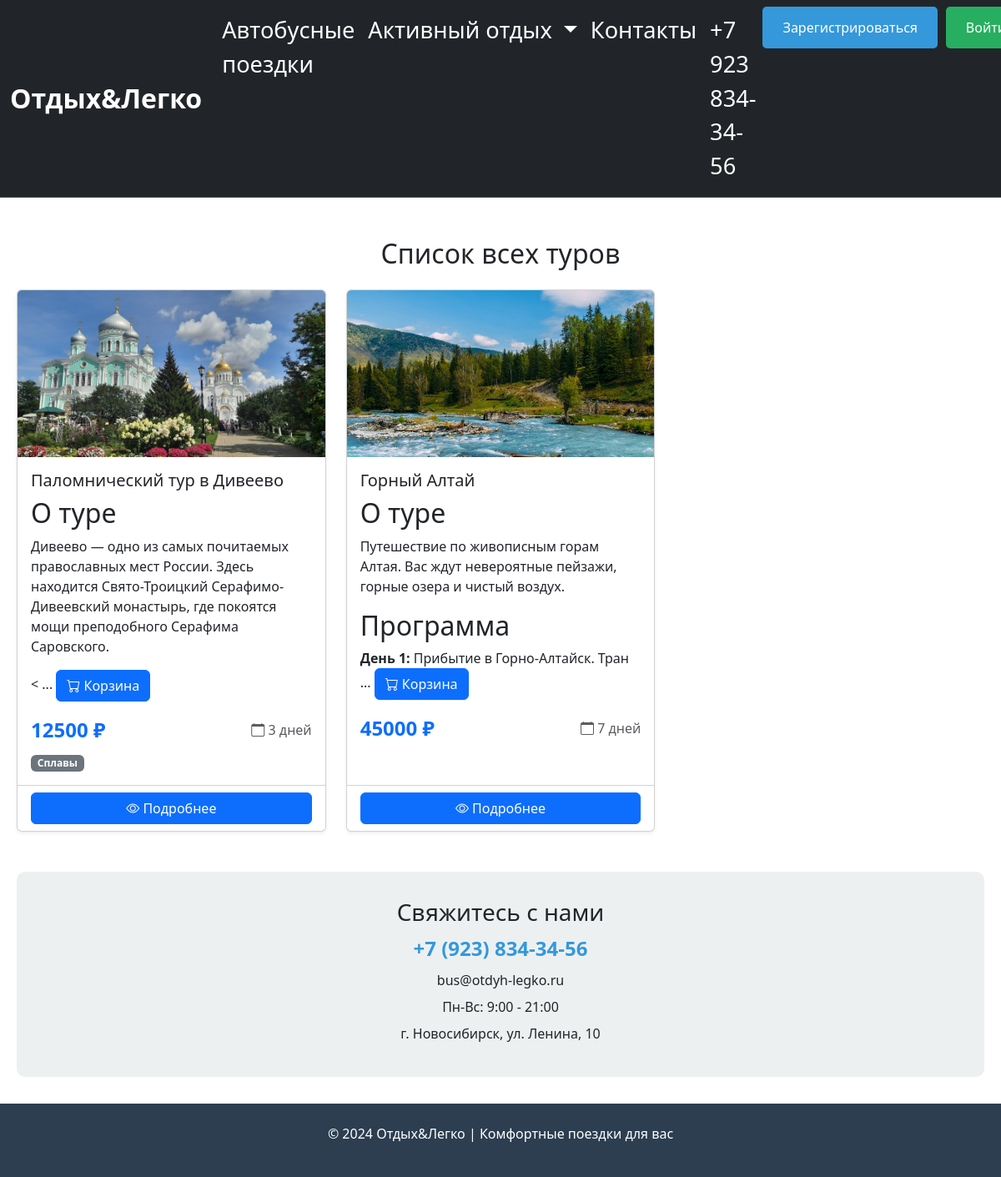
The app's page /tours/active, older data.
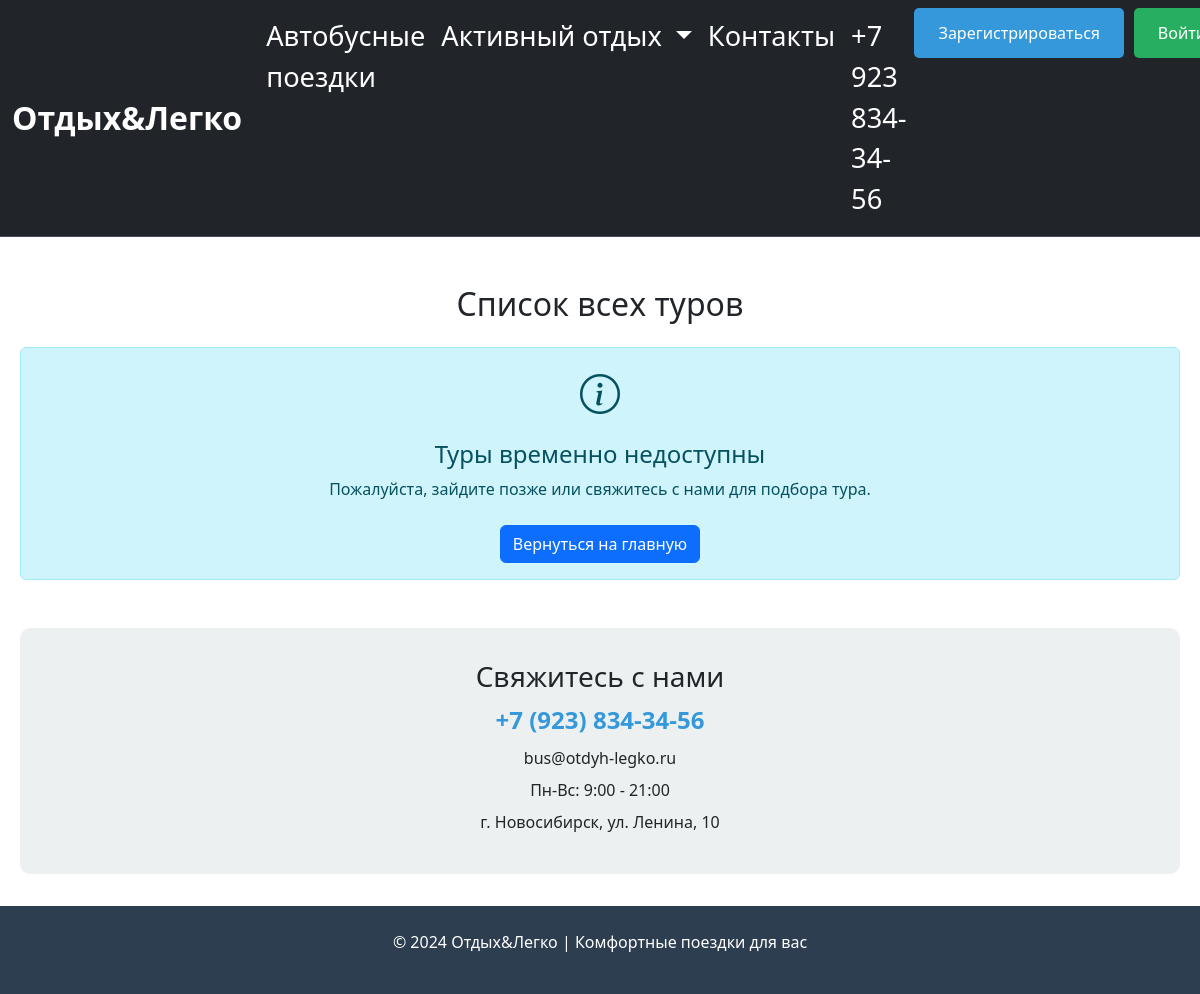
The same page, newer data.
### data/tours.py (models this page shows, shortened)
class Tours(SqlAlchemyBase, SerializerMixin):
    __tablename__ = 'tours'
    id = sqlalchemy.Column(sqlalchemy.Integer,
                           primary_key=True, autoincrement=True)
    category_id = sqlalchemy.Column(sqlalchemy.Integer,
                                    sqlalchemy.ForeignKey("category.id"))
    title = sqlalchemy.Column(sqlalchemy.String,
                              nullable=True)
    content = sqlalchemy.Column(sqlalchemy.TEXT,
                                nullable=True)
    is_published = sqlalchemy.Column(sqlalchemy.Boolean,
                                     default=True)
    free_pl = sqlalchemy.Column(sqlalchemy.Integer)
    duration = sqlalchemy.Column(sqlalchemy.Integer, default=3)
    price = sqlalchemy.Column(sqlalchemy.Integer, default=10000)
    img = sqlalchemy.Column(sqlalchemy.String,
                            nullable=False)
    user_id = sqlalchemy.Column(sqlalchemy.Integer, sqlalchemy.ForeignKey("users.id"))
    category = orm.relationship("Category", back_populates='tours')
    cart_items = orm.relationship('CartItem', back_populates='tour', cascade='all, delete-orphan')
    author = orm.relationship("Users", foreign_keys=[user_id], backref='created_tours')

class Category(SqlAlchemyBase, SerializerMixin):
    __tablename__ = 'category'
    id = sqlalchemy.Column(sqlalchemy.Integer,
                           primary_key=True,
                           autoincrement=True)
    name = sqlalchemy.Column(sqlalchemy.String,
                             nullable=True)
    tours = orm.relationship("Tours", cascade="all, delete", back_populates='category')

### main.py (the view)
@app.route('/all_tour')
@app.route('/tours/active')
def all_tour():
    db_sess = db_session.create_session()
    tours = db_sess.query(Tours).all()
    return render_template('all_tour.html',
                           title='Список всех туров', tours=tours)

### data/db_session.py (called while the page is built)
def create_session() -> Session:
    global __factory
    return __factory()

### templates/all_tour.html
{% extends "base.html" %}
{% block content %}
<div class="container my-5">
  <h2 class="text-center mb-4">{{ title if title else 'Наши туры' }}</h2>
  {% if tours %}
  <div class="row row-cols-1 row-cols-md-3 g-4">
    {% for tour in tours %}
    {% if not category or category == tour.category.name %}
    <div class="col">
      <div class="card h-100 shadow-sm">
        {% if tour.img %}
        <img src="{{ url_for('static', filename='img/' + tour.img) }}" class="card-img-top" alt="{{ tour.title }}" style="height: 200px; object-fit: cover;">
        {% else %}
        <img src="https://via.placeholder.com/300x200?text=Нет+фото" class="card-img-top" alt="Нет изображения" style="height: 200px; object-fit: cover;">
        {% endif %}
        <div class="card-body">
          <h5 class="card-title">{{ tour.title }}</h5>
          <div class="card-text">
            {% if tour.content %}
              {{ tour.content[:200]|safe if tour.content|length > 200 else tour.content|safe }}
              {% if tour.content|length > 200 %}...{% endif %}
            {% else %}
              <p class="text-muted">Описание временно недоступно</p>
            {% endif %}
            <button class="btn btn-primary" id="cartBtn">
              <i class="bi bi-cart"></i> Корзина
          </button>
          </div>
          <div class="d-flex justify-content-between align-items-center mt-3">
            <span class="text-primary fw-bold fs-4">{{ tour.price }} ₽</span>
            <span class="text-muted"><i class="bi bi-calendar"></i> {{ tour.duration }} дней</span>
          </div>
          {% if tour.category %}
          <div class="mt-2">
            <span class="badge bg-secondary">{{ tour.category.name }}</span>
          </div>
          {% endif %}
        </div>
        <div class="card-footer bg-transparent">
          <a href="/tour/{{ tour.id }}" class="btn btn-primary w-100">
            <i class="bi bi-eye"></i> Подробнее
          </a>
        </div>
      </div>
    </div>
    {% endif %}
    {% endfor %}
  </div>
  {% else %}
  <div class="alert alert-info text-center">
    <i class="bi bi-info-circle fs-1"></i>
    <h4 class="mt-3">Туры временно недоступны</h4>
    <p>Пожалуйста, зайдите позже или свяжитесь с нами для подбора тура.</p>
    <a href="/" class="btn btn-primary mt-2">Вернуться на главную</a>
  </div>
  {% endif %}
</div>
{% endblock %}

### templates/base.html (shortened to what this page needs)
<!doctype html>
<html lang="en">
<head>
  <link href="https://cdn.jsdelivr.net/npm/bootstrap@5.3.0/dist/css/bootstrap.min.css" rel="stylesheet">
  <link rel="stylesheet" href="https://cdn.jsdelivr.net/npm/bootstrap-icons@1.11.0/font/bootstrap-icons.css">
</head>
<body class="hold-transition sidebar-mini">
  <nav class="navbar navbar-expand-lg bg-dark border-bottom" data-bs-theme="dark">
    <div class="container-fluid">
      <a class="navbar-brand text-white" href="/">Отдых&Легко</a>
      <div class="collapse navbar-collapse" id="navbarNavDropdown">
        <ul class="navbar-nav ms-auto">
          <li class="nav-item">
            <a class="nav-link active text-white" aria-current="page" href="/tours/bus_tour">Автобусные поездки</a>
          </li>
          <li class="nav-item dropdown">
            <a class="nav-link dropdown-toggle text-white" href="/tours/active" role="button" data-bs-toggle="dropdown" aria-expanded="false">
              Активный отдых
            </a>
          </li>
          <li class="nav-item">
            <a class="nav-link text-white" href="/contacts">Контакты</a>
          </li>
          <li class="nav-item">
            <a class="nav-link text-white" href="#">+7 923 834-34-56</a>
          </li>
          <li class="nav-item">
            {% if current_user.is_authenticated %}
              <a class="btn-logout btn-custom" href="/profile">Профиль</a>
            {% else %}
              <div class="auth-buttons">
                <a class="btn-register btn-custom" href="/register">Зарегистрироваться</a>
                <a class="btn-login btn-custom" href="/login">Войти</a>
              </div>
            {% endif %}
          </li>
        </ul>
      </div>
    </div>
  </nav>
  <main>
    {% block content %}{% endblock %}
  </main>
  <div class="container">
    <div class="contacts">
      <h3>Свяжитесь с нами</h3>
      <p class="phone">+7 (923) 834-34-56</p>
      <p>bus@otdyh-legko.ru</p>
      <p>Пн-Вс: 9:00 - 21:00</p>
      <p>г. Новосибирск, ул. Ленина, 10</p>
    </div>
  </div>
  <div class="footer">
    <p>© 2024 Отдых&Легко | Комфортные поездки для вас</p>
  </div>
</body>
</html>

### templates/base.html (style rules this page uses)
.footer { background: #2c3e50; color: white; text-align: center; padding: 1.5rem; margin-top: 2rem; }
.contacts { text-align: center; background: #ecf0f1; border-radius: 10px; padding: 2rem; margin: 2rem 0; }
.contacts p { margin: 0.5rem 0; }
.phone { font-size: 1.5rem; font-weight: bold; color: #3498db; }
.container { max-width: 1200px; margin: 0 auto; padding: 0 20px; }
.navbar { position: relative; z-index: 1050 !important; background-color: #212529 !important; }
.navbar-collapse { position: relative; z-index: 1050 !important; }
.navbar-brand { font-size: 2rem !important; font-weight: bold; }
.navbar .nav-link { font-size: 1.7rem; }
.navbar { font-size: 1.7rem; }
.btn-custom { display: inline-block; padding: 0.8rem 1.5rem; border: none; border-radius: 5px; font-size: 1rem; cursor: pointer; text-decoration: none; transition: background 0.3s; font-weight: 500; }
.btn-register { background: #3498db; color: white; }
.btn-login { background: #27ae60; color: white; }
.auth-buttons { display: flex; gap: 10px; }

Row changes from the older to the newer data that the page shows:
removed Tours: img (picture), title "Паломнический тур в Дивеево", content "О туре Дивеево — одно из самых почитаемых православных мест России. Здесь находится Свято-Троицкий Серафимо-Дивеевский монастырь, где покоятся мощи преподобного Серафима Саровского. <", price "12500", duration "3", category.name "Сплавы"
removed Tours: img (picture), title "Горный Алтай", content "О туре Путешествие по живописным горам Алтая. Вас ждут невероятные пейзажи, горные озера и чистый воздух. Программа День 1: Прибытие в Горно-Алтайск. Тран", price "45000", duration "7"
Text that changed along with them:
text now shown: "Туры временно недоступны Пожалуйста, зайдите позже или свяжитесь с нами для подбора тура. Вернуться на главную"
